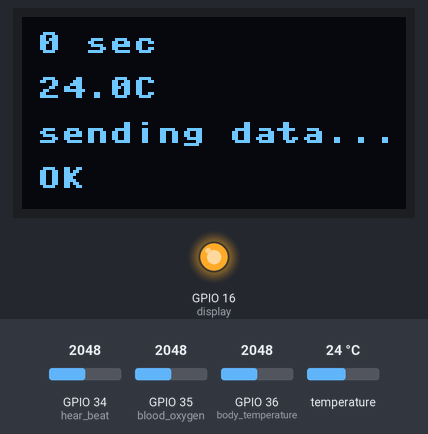
Bench run of a program on a simulated ESP32 board running MicroPython. Parts: 128×64 one-colour display, output pins drawn as LEDs (lit = HIGH). The inputs (shaded band) are chosen by the test bench; at power-on: temperature 24 °C, GPIO 34 (hear_beat) = 2048, GPIO 35 (blood_oxygen) = 2048, GPIO 36 (body_temperature) = 2048 (analog values on the 0–4095 scale). WiFi joins after 1.5 s; requests to the public web service named in the program get a made-up reply in its usual format after 0.4 s (London, UTC, broken clouds, 64 % humidity, 1013 hPa unless stated); the clock reads 2024-03-15 10:24:30 at power-on unless the program sets it; library files of the repository ran but are not shown: sh1106.py; what the program prints to the serial console is not drawn.

Above: at 3.6 s.
3.7 s: temperature set to 12 °C
At 9.9 s:
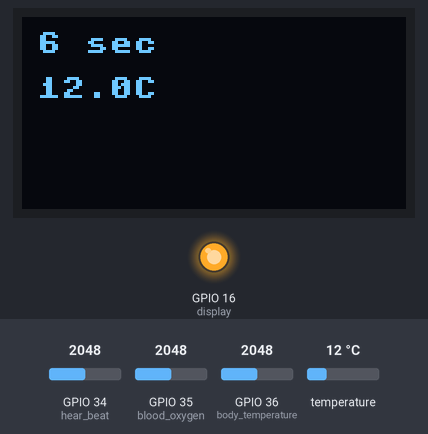
14.6 s: temperature set to 19 °C
At 18.76 s:
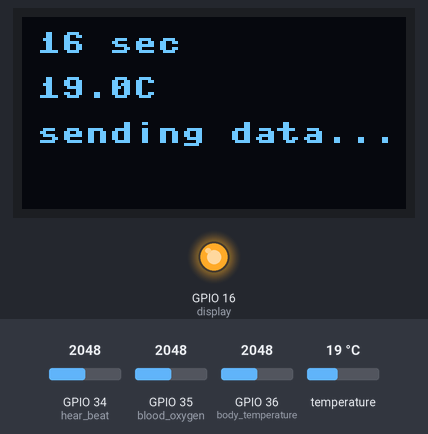
20.4 s: temperature set to 28 °C
At 25.2 s:
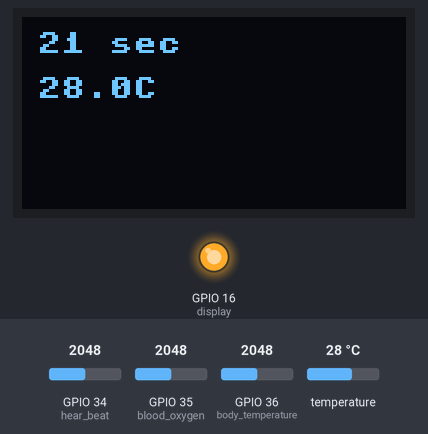
Timing chart, 0 to 26.7 s (numbered marks = the images above; inputs shaded):
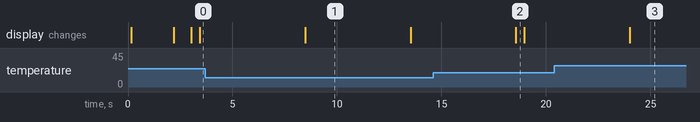

The program:

main.py
```python
import machine, onewire, ds18x20, time
import sh1106
import network
import urequests as requests
from machine import Pin, ADC, I2C

# 設定可變電阻腳位
hear_beat = ADC(Pin(34))
blood_oxygen = ADC(Pin(35))
body_temperature = ADC(Pin(36))
hear_beat.atten(ADC.ATTN_11DB)
blood_oxygen.atten(ADC.ATTN_11DB)
body_temperature.atten(ADC.ATTN_11DB)

# 設定 OLED 顯示器
i2c = I2C(scl=Pin(22), sda=Pin(21), freq=400000)
display = sh1106.SH1106_I2C(128, 64, i2c, Pin(16), 0x3c)
display.sleep(False)
display.fill(0)
display.text('Connected', 0, 0, 1)
display.show()

# 設定 ThingSpeak 網址、金鑰
url = "http://api.thingspeak.com/update"
api_key = ""

# 設定 wifi SSID 名稱、wifi 密碼與伺服器網址
WIFI_SSID = ''
WIFI_PASSWORD = ''

# 建立 wifi 連線
wifi = network.WLAN(network.STA_IF)
wifi.active(True)
wifi.connect(WIFI_SSID, WIFI_PASSWORD)
while True:
    if not wifi.isconnected():
        # print('connecting to wifi...')
        display.fill(0)
        display.text('Connecting', 10, 10)
        display.text('Wifi...', 10, 20)
        display.show()
        time.sleep(1)
    else:
        # print('wifi connected!')
        display.fill(0)
        display.text('Wifi connected', 10, 10)
        display.show()
        break

ds_pin = machine.Pin(17)
ds_sensor = ds18x20.DS18X20(onewire.OneWire(ds_pin))

roms = ds_sensor.scan()
print('Found DS devices: ', roms)

start_time = time.time()
last_write_time = 0
while True:
  ds_sensor.convert_temp()
  time.sleep_ms(750)
  for rom in roms:
    tempture = ds_sensor.read_temp(rom)
    current_time = time.time() - start_time
    print(f"{current_time} sec\n  {tempture}")

    hb = hear_beat.read() / 3200 * 80
    bo = blood_oxygen.read() / 3000 * 117
    bt = body_temperature.read() / 2300 * 38
    print(f"beat: {hb},    oxygen: {bo},    temperature: {bt}")

    display.fill(0)
    display.text(str(current_time) + " sec", 5, 5, 1)
    display.text(str(tempture) + "C", 5, 20, 1)
    display.show()

    if last_write_time == 0 or current_time - last_write_time >= 15:
        query = f"{url}?api_key={api_key}&field1={tempture}"
        display.text("sending data...", 5, 35, 1)
        display.show()
        resp = requests.get(query)
        print("debug: query", query, resp.text)
        if resp.status_code == 200:
            print(resp.text)
            display.text("OK", 5, 50, 1)
            last_write_time = time.time() - start_time
        else:
            print('status_code', resp.status_code)
            display.text(f"ERROR: {resp.status_code}", 5, 50, 1)
        display.show()
  time.sleep_ms(4250)
```

Measured:
- what the display in image 1 shows lasts 5.0 s, from 8.5 s to 13.5 s
- what the display in image 2 shows lasts 0.4 s, from 18.6 s to 19.0 s
